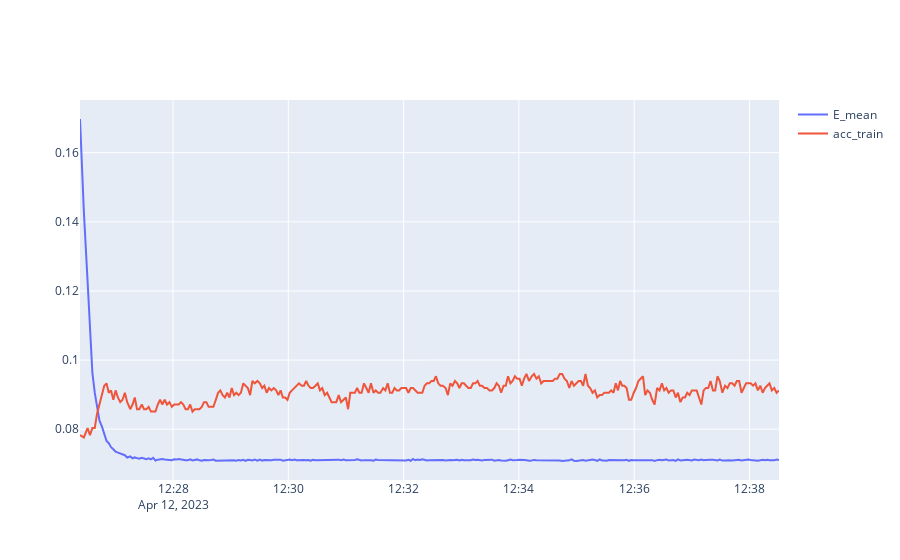

The notebook cell saved with this chart:
### Code cell
fig = go.Figure([
    go.Scatter(
        x=df_stats['start'],
        y=df_stats['E_mean'],
        name='E_mean'
    ),
    go.Scatter(
        x=df_stats['start'],
        y=df_stats['acc_train'],
        name='acc_train'
    )
])

fig.show()

### Figure 1 — Plotly figure (JSON) as saved in the notebook; plotly's stock layout.template omitted (floating-point values rounded to 4 significant figures; data arrays with more than 128 entries replaced by an {"elided": "..."} marker saying what was removed)
{"data": [{"name": "E_mean", "type": "scatter", "x": {"elided": "300 str values"}, "y": {"elided": "300 float values"}}, {"name": "acc_train", "type": "scatter", "x": {"elided": "300 str values"}, "y": {"elided": "300 float values"}}], "layout": {}}
